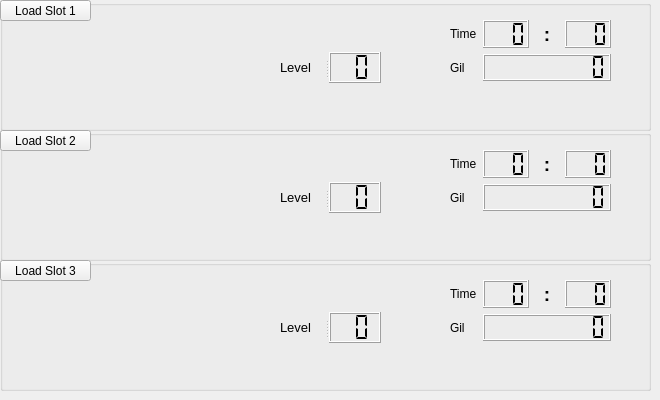
   <widget class="QWidget" name="page">
    <widget class="QGroupBox" name="s1_box">
     <property name="geometry">
      <rect>
       <x>0</x>
       <y>0</y>
       <width>651</width>
       <height>131</height>
      </rect>
     </property>
     <property name="title">
      <string/>
     </property>
     <widget class="QWidget" name="layoutWidget_5">
      <property name="geometry">
       <rect>
        <x>450</x>
        <y>20</y>
        <width>161</width>
        <height>61</height>
       </rect>
      </property>
      <layout class="QGridLayout" name="gridLayout">
       <item row="0" column="0">
        <widget class="QLabel" name="label">
         <property name="text">
          <string>Time</string>
         </property>
        </widget>
       </item>
       <item row="0" column="1">
        <widget class="QLCDNumber" name="s1_lcd_hr">
         <property name="numDigits">
          <number>3</number>
         </property>
         <property name="digitCount">
          <number>3</number>
         </property>
         <property name="segmentStyle">
          <enum>QLCDNumber::Flat</enum>
         </property>
        </widget>
       </item>
       <item row="0" column="2">
        <widget class="QLabel" name="label_3">
         <property name="font">
          <font>
           <pointsize>14</pointsize>
           <weight>75</weight>
           <bold>true</bold>
          </font>
         </property>
         <property name="text">
          <string>:</string>
         </property>
         <property name="alignment">
          <set>Qt::AlignCenter</set>
         </property>
        </widget>
       </item>
       <item row="0" column="3">
        <widget class="QLCDNumber" name="s1_lcd_min">
         <property name="smallDecimalPoint">
          <bool>false</bool>
         </property>
         <property name="numDigits">
          <number>3</number>
         </property>
         <property name="digitCount">
          <number>3</number>
         </property>
         <property name="segmentStyle">
          <enum>QLCDNumber::Flat</enum>
         </property>
        </widget>
       </item>
       <item row="1" column="0">
        <widget class="QLabel" name="label_2">
         <property name="text">
          <string>Gil</string>
         </property>
        </widget>
       </item>
       <item row="1" column="1" colspan="3">
        <widget class="QLCDNumber" name="s1_lcd_gil">
         <property name="numDigits">
          <number>9</number>
         </property>
         <property name="segmentStyle">
          <enum>QLCDNumber::Flat</enum>
         </property>
         <property name="intValue" stdset="0">
          <number>0</number>
         </property>
        </widget>
       </item>
      </layout>
     </widget>
     <widget class="QLabel" name="s1_lbl_name">
      <property name="geometry">
       <rect>
        <x>280</x>
        <y>20</y>
        <width>151</width>
        <height>21</height>
       </rect>
      </property>
      <property name="font">
       <font>
        <pointsize>10</pointsize>
       </font>
      </property>
      <property name="text">
       <string/>
      </property>
     </widget>
     <widget class="QLabel" name="s1_lbl_loc">
      <property name="geometry">
       <rect>
        <x>280</x>
        <y>80</y>
        <width>361</width>
        <height>41</height>
       </rect>
      </property>
      <property name="font">
       <font>
        <pointsize>10</pointsize>
       </font>
      </property>
      <property name="text">
       <string/>
      </property>
     </widget>
     <widget class="QWidget" name="layoutWidget_6">
      <property name="geometry">
       <rect>
        <x>10</x>
        <y>30</y>
        <width>261</width>
        <height>91</height>
       </rect>
      </property>
      <layout class="QHBoxLayout" name="horizontalLayout">
       <item>
        <widget class="QLabel" name="s1_party1">
         <property name="minimumSize">
          <size>
           <width>64</width>
           <height>73</height>
          </size>
         </property>
         <property name="maximumSize">
          <size>
           <width>64</width>
           <height>73</height>
          </size>
         </property>
         <property name="text">
          <string/>
         </property>
         <property name="scaledContents">
          <bool>true</bool>
         </property>
        </widget>
       </item>
       <item>
        <widget class="QLabel" name="s1_party2">
         <property name="minimumSize">
          <size>
           <width>64</width>
           <height>73</height>
          </size>
         </property>
         <property name="maximumSize">
          <size>
           <width>64</width>
           <height>73</height>
          </size>
         </property>
         <property name="text">
          <string/>
         </property>
         <property name="scaledContents">
          <bool>true</bool>
         </property>
        </widget>
       </item>
       <item>
        <widget class="QLabel" name="s1_party3">
         <property name="minimumSize">
          <size>
           <width>64</width>
           <height>73</height>
          </size>
         </property>
         <property name="maximumSize">
          <size>
           <width>64</width>
           <height>73</height>
          </size>
         </property>
         <property name="text">
          <string/>
         </property>
         <property name="scaledContents">
          <bool>true</bool>
         </property>
        </widget>
       </item>
      </layout>
     </widget>
     <widget class="QSplitter" name="splitter">
      <property name="geometry">
       <rect>
        <x>280</x>
        <y>52</y>
        <width>101</width>
        <height>31</height>
       </rect>
      </property>
      <property name="orientation">
       <enum>Qt::Horizontal</enum>
      </property>
      <widget class="QLabel" name="label_4">
       <property name="font">
        <font>
         <pointsize>10</pointsize>
        </font>
       </property>
       <property name="text">
        <string>Level</string>
       </property>
      </widget>
      <widget class="QLCDNumber" name="s1_lcd_lvl">
       <property name="smallDecimalPoint">
        <bool>false</bool>
       </property>
       <property name="numDigits">
        <number>2</number>
       </property>
       <property name="segmentStyle">
        <enum>QLCDNumber::Flat</enum>
       </property>
      </widget>
     </widget>
     <widget class="QPushButton" name="btn_s1">
      <property name="geometry">
       <rect>
        <x>0</x>
        <y>0</y>
        <width>91</width>
        <height>21</height>
       </rect>
      </property>
      <property name="text">
       <string>Load Slot 1</string>
      </property>
     </widget>
    </widget>
    <widget class="QGroupBox" name="s2_box">
     <property name="geometry">
      <rect>
       <x>0</x>
       <y>130</y>
       <width>651</width>
       <height>131</height>
      </rect>
     </property>
     <property name="title">
      <string/>
     </property>
     <widget class="QWidget" name="layoutWidget">
      <property name="geometry">
       <rect>
        <x>450</x>
        <y>20</y>
        <width>161</width>
        <height>61</height>
       </rect>
      </property>
      <layout class="QGridLayout" name="gridLayout_2">
       <item row="0" column="0">
        <widget class="QLabel" name="label_5">
         <property name="text">
          <string>Time</string>
         </property>
        </widget>
       </item>
       <item row="0" column="1">
        <widget class="QLCDNumber" name="s2_lcd_hr">
         <property name="numDigits">
          <number>3</number>
         </property>
         <property name="digitCount">
          <number>3</number>
         </property>
         <property name="segmentStyle">
          <enum>QLCDNumber::Flat</enum>
         </property>
        </widget>
       </item>
       <item row="0" column="2">
        <widget class="QLabel" name="label_6">
         <property name="font">
          <font>
           <pointsize>14</pointsize>
           <weight>75</weight>
           <bold>true</bold>
          </font>
         </property>
         <property name="text">
          <string>:</string>
         </property>
         <property name="alignment">
          <set>Qt::AlignCenter</set>
         </property>
        </widget>
       </item>
       <item row="0" column="3">
        <widget class="QLCDNumber" name="s2_lcd_min">
         <property name="numDigits">
          <number>3</number>
         </property>
         <property name="digitCount">
          <number>3</number>
         </property>
         <property name="segmentStyle">
          <enum>QLCDNumber::Flat</enum>
         </property>
        </widget>
       </item>
       <item row="1" column="0">
        <widget class="QLabel" name="label_7">
         <property name="text">
          <string>Gil</string>
         </property>
        </widget>
       </item>
       <item row="1" column="1" colspan="3">
        <widget class="QLCDNumber" name="s2_lcd_gil">
         <property name="numDigits">
          <number>9</number>
         </property>
         <property name="segmentStyle">
          <enum>QLCDNumber::Flat</enum>
         </property>
        </widget>
       </item>
      </layout>
     </widget>
     <widget class="QLabel" name="s2_lbl_name">
      <property name="geometry">
       <rect>
        <x>280</x>
        <y>20</y>
        <width>151</width>
        <height>21</height>
       </rect>
      </property>
      <property name="font">
       <font>
        <pointsize>10</pointsize>
       </font>
      </property>
      <property name="text">
       <string/>
      </property>
     </widget>
     <widget class="QLabel" name="s2_lbl_loc">
      <property name="geometry">
       <rect>
        <x>280</x>
        <y>80</y>
        <width>361</width>
        <height>41</height>
       </rect>
      </property>
      <property name="font">
       <font>
        <pointsize>10</pointsize>
       </font>
      </property>
      <property name="text">
       <string/>
      </property>
     </widget>
     <widget class="QWidget" name="layoutWidget_2">
      <property name="geometry">
       <rect>
        <x>10</x>
        <y>30</y>
        <width>261</width>
        <height>91</height>
       </rect>
      </property>
      <layout class="QHBoxLayout" name="horizontalLayout_2">
       <item>
        <widget class="QLabel" name="s2_party1">
         <property name="minimumSize">
          <size>
           <width>64</width>
           <height>73</height>
          </size>
         </property>
         <property name="maximumSize">
          <size>
           <width>64</width>
           <height>73</height>
          </size>
         </property>
         <property name="text">
          <string/>
         </property>
         <property name="scaledContents">
          <bool>true</bool>
         </property>
        </widget>
       </item>
       <item>
        <widget class="QLabel" name="s2_party2">
         <property name="minimumSize">
          <size>
           <width>64</width>
           <height>73</height>
          </size>
         </property>
         <property name="maximumSize">
          <size>
           <width>64</width>
           <height>73</height>
          </size>
         </property>
         <property name="text">
          <string/>
         </property>
         <property name="scaledContents">
          <bool>true</bool>
         </property>
        </widget>
       </item>
       <item>
        <widget class="QLabel" name="s2_party3">
         <property name="minimumSize">
          <size>
           <width>64</width>
           <height>73</height>
          </size>
         </property>
         <property name="maximumSize">
          <size>
           <width>64</width>
           <height>73</height>
          </size>
         </property>
         <property name="text">
          <string/>
         </property>
         <property name="scaledContents">
          <bool>true</bool>
         </property>
        </widget>
       </item>
      </layout>
     </widget>
     <widget class="QSplitter" name="splitter_2">
      <property name="geometry">
       <rect>
        <x>280</x>
        <y>52</y>
        <width>101</width>
        <height>31</height>
       </rect>
      </property>
      <property name="orientation">
       <enum>Qt::Horizontal</enum>
      </property>
      <widget class="QLabel" name="label_8">
       <property name="font">
        <font>
         <pointsize>10</pointsize>
        </font>
       </property>
       <property name="text">
        <string>Level</string>
       </property>
      </widget>
      <widget class="QLCDNumber" name="s2_lcd_lvl">
       <property name="smallDecimalPoint">
        <bool>false</bool>
       </property>
       <property name="numDigits">
        <number>2</number>
       </property>
       <property name="segmentStyle">
        <enum>QLCDNumber::Flat</enum>
       </property>
      </widget>
     </widget>
     <widget class="QPushButton" name="btn_s2">
      <property name="geometry">
       <rect>
        <x>0</x>
        <y>0</y>
        <width>91</width>
        <height>21</height>
       </rect>
      </property>
      <property name="text">
       <string>Load Slot 2</string>
      </property>
     </widget>
    </widget>
    <widget class="QGroupBox" name="s3_box">
     <property name="geometry">
      <rect>
       <x>0</x>
       <y>260</y>
       <width>651</width>
       <height>131</height>
      </rect>
     </property>
     <property name="title">
      <string/>
     </property>
     <widget class="QWidget" name="layoutWidget_3">
      <property name="geometry">
       <rect>
        <x>450</x>
        <y>20</y>
        <width>161</width>
        <height>61</height>
       </rect>
      </property>
      <layout class="QGridLayout" name="gridLayout_3">
       <item row="0" column="0">
        <widget class="QLabel" name="label_9">
         <property name="text">
          <string>Time</string>
         </property>
        </widget>
       </item>
       <item row="0" column="1">
        <widget class="QLCDNumber" name="s3_lcd_hr">
         <property name="numDigits">
          <number>3</number>
         </property>
         <property name="digitCount">
          <number>3</number>
         </property>
         <property name="segmentStyle">
          <enum>QLCDNumber::Flat</enum>
         </property>
        </widget>
       </item>
       <item row="0" column="2">
        <widget class="QLabel" name="label_10">
         <property name="font">
          <font>
           <pointsize>14</pointsize>
           <weight>75</weight>
           <bold>true</bold>
          </font>
         </property>
         <property name="text">
          <string>:</string>
         </property>
         <property name="alignment">
          <set>Qt::AlignCenter</set>
         </property>
        </widget>
       </item>
       <item row="0" column="3">
        <widget class="QLCDNumber" name="s3_lcd_min">
         <property name="numDigits">
          <number>3</number>
         </property>
         <property name="digitCount">
          <number>3</number>
         </property>
         <property name="segmentStyle">
          <enum>QLCDNumber::Flat</enum>
         </property>
        </widget>
       </item>
       <item row="1" column="0">
        <widget class="QLabel" name="label_11">
         <property name="text">
          <string>Gil</string>
         </property>
        </widget>
       </item>
       <item row="1" column="1" colspan="3">
        <widget class="QLCDNumber" name="s3_lcd_gil">
         <property name="numDigits">
          <number>9</number>
         </property>
         <property name="segmentStyle">
          <enum>QLCDNumber::Flat</enum>
         </property>
        </widget>
       </item>
      </layout>
     </widget>
     <widget class="QLabel" name="s3_lbl_name">
      <property name="geometry">
       <rect>
        <x>280</x>
        <y>20</y>
        <width>151</width>
        <height>21</height>
       </rect>
      </property>
      <property name="font">
       <font>
        <pointsize>10</pointsize>
       </font>
      </property>
      <property name="text">
       <string/>
      </property>
     </widget>
     <widget class="QLabel" name="s3_lbl_loc">
      <property name="geometry">
       <rect>
        <x>280</x>
        <y>80</y>
        <width>361</width>
        <height>41</height>
       </rect>
      </property>
      <property name="font">
       <font>
        <pointsize>10</pointsize>
       </font>
      </property>
      <property name="text">
       <string/>
      </property>
     </widget>
     <widget class="QWidget" name="layoutWidget_4">
      <property name="geometry">
       <rect>
        <x>10</x>
        <y>30</y>
        <width>261</width>
        <height>91</height>
       </rect>
      </property>
      <layout class="QHBoxLayout" name="horizontalLayout_3">
       <item>
        <widget class="QLabel" name="s3_party1">
         <property name="minimumSize">
          <size>
           <width>64</width>
           <height>73</height>
          </size>
         </property>
         <property name="maximumSize">
          <size>
           <width>64</width>
           <height>73</height>
          </size>
         </property>
         <property name="text">
          <string/>
         </property>
         <property name="scaledContents">
          <bool>true</bool>
         </property>
        </widget>
       </item>
       <item>
        <widget class="QLabel" name="s3_party2">
         <property name="minimumSize">
          <size>
           <width>64</width>
           <height>73</height>
          </size>
         </property>
         <property name="maximumSize">
          <size>
           <width>64</width>
           <height>73</height>
          </size>
         </property>
         <property name="text">
          <string/>
         </property>
         <property name="scaledContents">
          <bool>true</bool>
         </property>
        </widget>
       </item>
       <item>
        <widget class="QLabel" name="s3_party3">
         <property name="minimumSize">
          <size>
           <width>64</width>
           <height>73</height>
          </size>
         </property>
         <property name="maximumSize">
          <size>
           <width>64</width>
           <height>73</height>
          </size>
         </property>
         <property name="text">
          <string/>
         </property>
         <property name="scaledContents">
          <bool>true</bool>
         </property>
        </widget>
       </item>
      </layout>
     </widget>
     <widget class="QSplitter" name="splitter_3">
      <property name="geometry">
       <rect>
        <x>280</x>
        <y>52</y>
        <width>101</width>
        <height>31</height>
       </rect>
      </property>
      <property name="orientation">
       <enum>Qt::Horizontal</enum>
      </property>
      <widget class="QLabel" name="label_12">
       <property name="font">
        <font>
         <pointsize>10</pointsize>
        </font>
       </property>
       <property name="text">
        <string>Level</string>
       </property>
      </widget>
      <widget class="QLCDNumber" name="s3_lcd_lvl">
       <property name="smallDecimalPoint">
        <bool>false</bool>
       </property>
       <property name="numDigits">
        <number>2</number>
       </property>
       <property name="segmentStyle">
        <enum>QLCDNumber::Flat</enum>
       </property>
      </widget>
     </widget>
     <widget class="QPushButton" name="btn_s3">
      <property name="geometry">
       <rect>
        <x>0</x>
        <y>0</y>
        <width>91</width>
        <height>21</height>
       </rect>
      </property>
      <property name="text">
       <string>Load Slot 3</string>
      </property>
     </widget>
    </widget>
   </widget>
